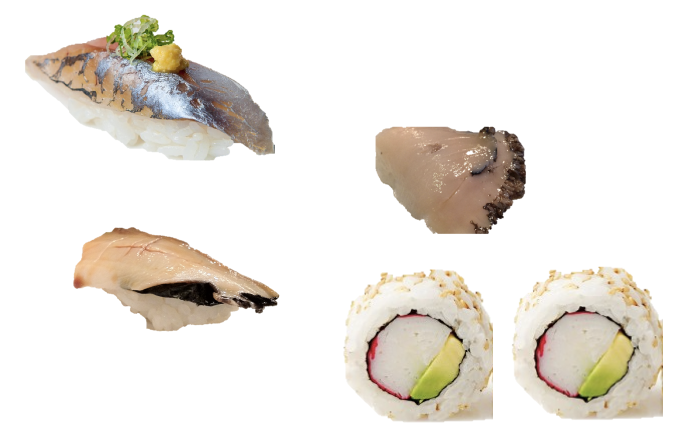
#> input picture tests/images/sushi.png, 1352 x 884 px, found by its file name (shown at 1/2 size)
$ python object_detection.py
#> lines starting #> are read from the running program, lines starting #| are printed output that depends on the picture
#> further down, image is the input picture: PIL image 1352x884 RGBA; mean R, G, B, A 235.8, 231.2, 224.8, 255
# # -*- coding utf-8 -*-
# """
# -------------------------------------------------
#    File Name：     object_detection.py
#    Author :
#    time：
#    last edit time:
#    Description :   目标检测
# -------------------------------------------------

import cv2
import time
import logging
import numpy as np
from PIL import Image, ImageDraw
import selectivesearch.selectivesearch as ss

logging.basicConfig(level=logging.INFO)
logger =logging.getLogger(__file__)

class ObjectDetection:
    def __init__(self):
        self.reduce_color = 51
        return

    def predict(self, image: Image):
        """
        detect object
        return the object location
        """
        origin_image_size = image.size
#> origin_image_size = (1352, 884)
        image = image.resize((500, 400))
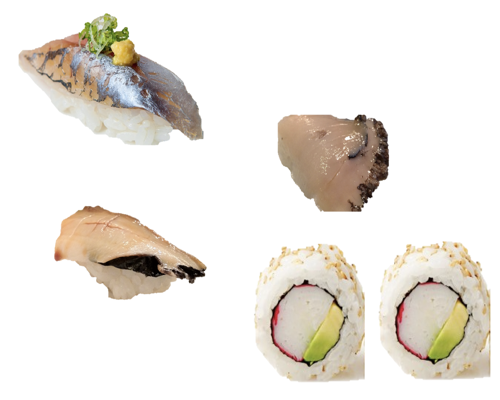
#> image: PIL image 500x400 RGBA; mean R, G, B, A 235.7, 231.1, 224.7, 255
        img_array = np.array(image)
        img_array[:, :, 0] = img_array[:, :, 0] // self.reduce_color * self.reduce_color
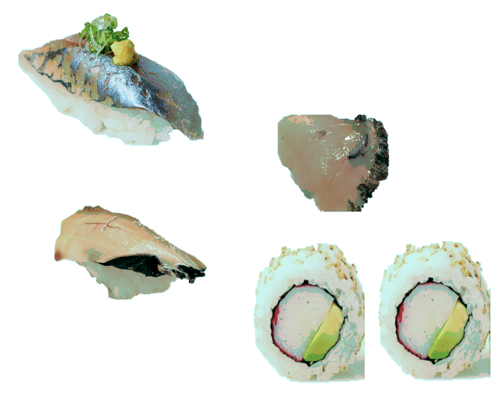
#> img_array: shape (400, 500, 4); mean R, G, B, A 228.7, 231.1, 224.7, 255
        img_array[:, :, 1] = img_array[:, :, 1] // self.reduce_color * self.reduce_color
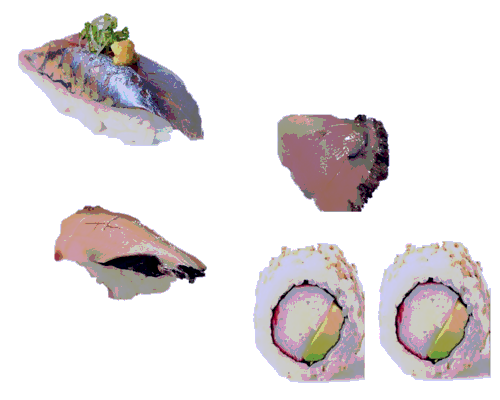
#> img_array: shape (400, 500, 4); mean R, G, B, A 228.7, 223.7, 224.7, 255
        img_array[:, :, 2] = img_array[:, :, 2] // self.reduce_color * self.reduce_color
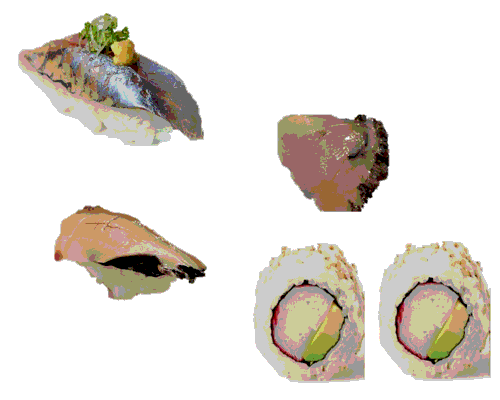
#> img_array: shape (400, 500, 4); mean R, G, B, A 228.7, 223.7, 217.1, 255

        reduced_color= Image.fromarray(img_array[:,:,:3])
        reduced_color.show()
        reduced_color_array = np.array(reduced_color)

        bgr_image = cv2.cvtColor(reduced_color_array, cv2.COLOR_RGB2BGR)

        start = time.time()
#> (the run stopped early here; a loop or call above may not have finished)
